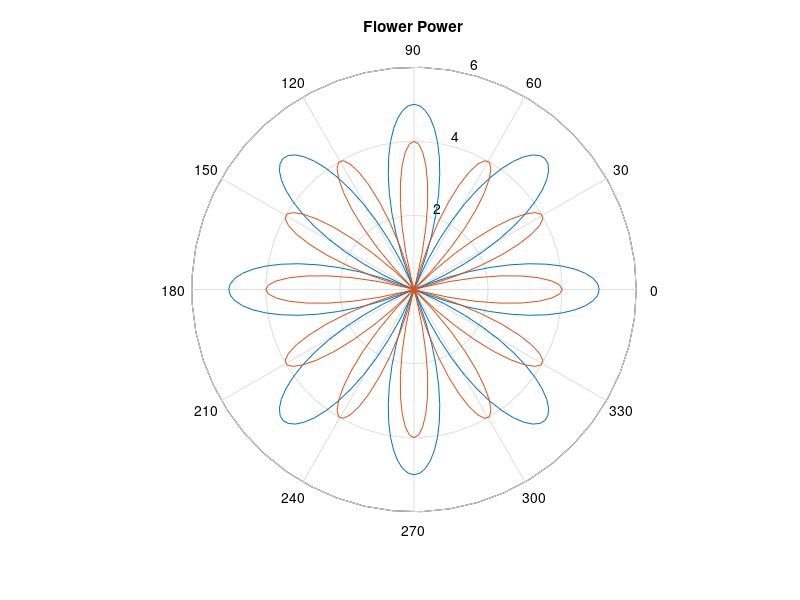
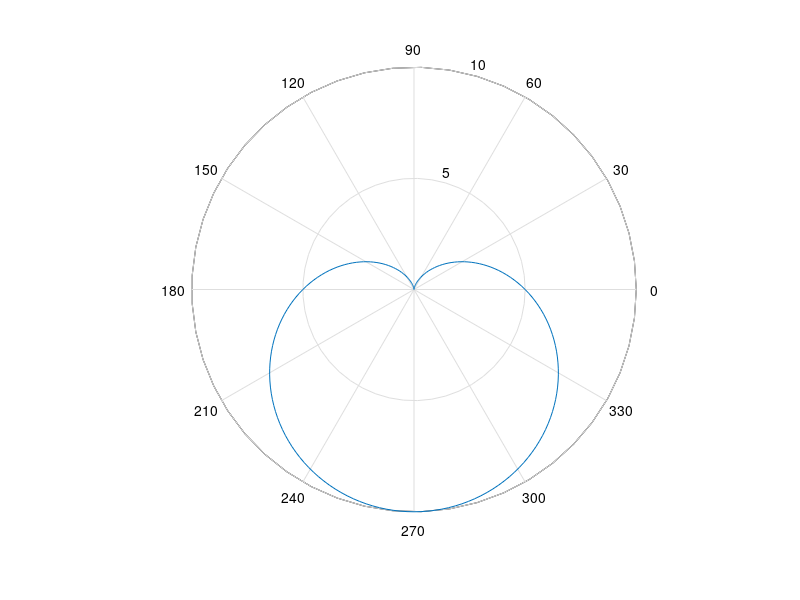
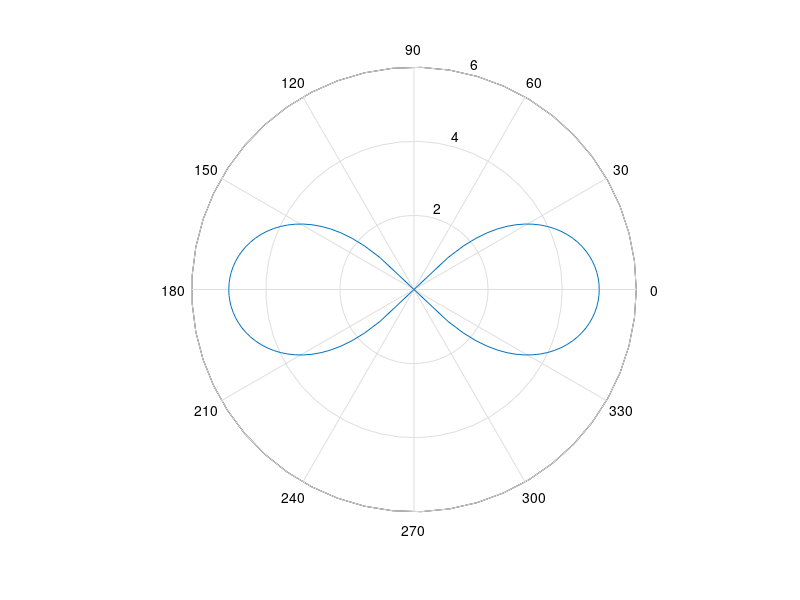
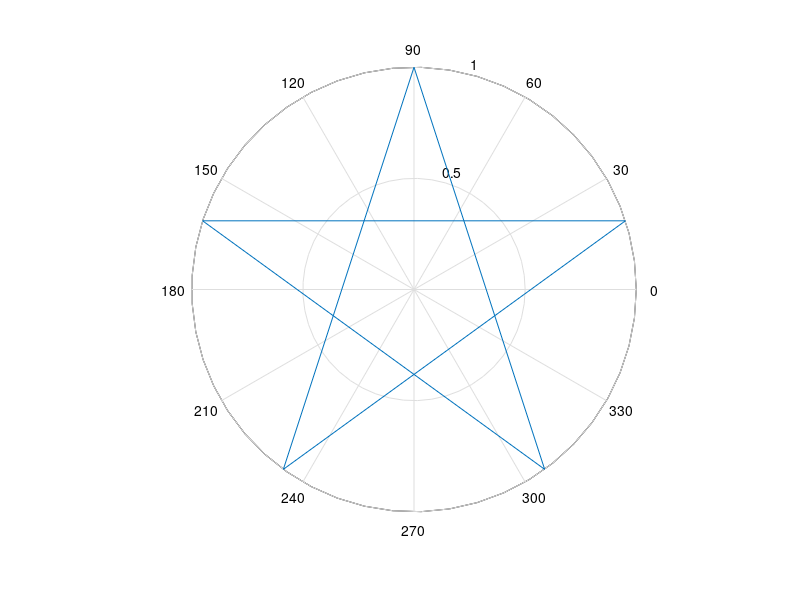

MATLAB code for these plots, in order:
% 5.3 Other Types of Two-Dimensional Plots

clear, clc

%5.3.1 Polar Plots

% x = 0:pi/100:pi;
% y = sin(x);
% polar(x,y)
% title('The sine function plotted in polar coordinates is a circle.')

% Practice Exercises 5.3

% 1.
theta = 0:0.01*pi:2*pi;
r = 5*cos(4*theta);
polar(theta,r)

% 2.
hold on
r = 4*cos(6*theta);
polar(theta,r)
title('Flower Power')

% 3.
figure(2)
r = 5 - 5*sin(theta);
polar(theta,r)

% 4.
figure(3)
r = sqrt(5^2*cos(2*theta));
polar(theta,r)

% 5.
figure(4)
theta = pi/2:4/5*pi:4.5*pi;
r = ones(1,6);
polar(theta,r)

% 5.3.2 Logarithmic Plots

% x = 0:0.5:50;
% y = 5*x.^2;
% 
% subplot(2,2,1)
% plot(x,y)
% title('Polynomial - linear/linear')
% ylabel('y'), grid
% 
% subplot(2,2,2)
% semilogx(x,y)
% title('Polynomial - log/linear')
% ylabel('y'), grid
% 
% subplot(2,2,3)
% semilogy(x,y)
% title('Polynomial -linear/log')
% xlabel('x'), ylabel('y'), grid
% 
% subplot(2,2,4)
% loglog(x,y)
% title('Polynomial - log/log')
% xlabel('x'), ylabel('y'), grid

% Practice Exercises 5.4

% 1.
% figure(1)
% x = -1:0.1:1;
% y = 5*x+3;
% 
% subplot(2,2,1)
% plot(x,y)
% title('Rectangular Coordinates')
% ylabel('y-axis')
% grid on
% 
% subplot(2,2,2)
% semilogx(x,y)
% title('Semilog x Coordinate System')
% grid on
% 
% subplot(2,2,3)
% semilogy(x,y)
% title('Semilog y Coordinate System')
% ylabel('y-axis')
% xlabel('x-axis')
% grid on
% 
% subplot(2,2,4)
% loglog(x,y)
% title('Log Plot')
% xlabel('x-axis')
% grid on
% 
% % 2.
% figure(2)
% x = -1:0.1:1;
% y = 3*x.^2;
% 
% subplot(2,2,1)
% plot(x,y)
% title('Rectangular Coordinates')
% ylabel('y-axis')
% grid on
% 
% subplot(2,2,2)
% semilogx(x,y)
% title('Semilog x Coordinate System')
% grid on
% 
% subplot(2,2,3)
% semilogy(x,y)
% title('Semilog y Coordinate System')
% ylabel('y-axis')
% xlabel('x-axis')
% grid on
% 
% subplot(2,2,4)
% loglog(x,y)
% title('Log Plot')
% xlabel('x-axis')
% grid on
% 
% % 3.
% figure(3)
% x = -1:0.1:1;
% y = 12*exp(x+2);
% 
% subplot(2,2,1)
% plot(x,y)
% title('Rectangular Coordinates')
% ylabel('y-axis')
% grid on
% 
% subplot(2,2,2)
% semilogx(x,y)
% title('Semilog x Coordinate System')
% grid on
% 
% subplot(2,2,3)
% semilogy(x,y)
% title('Semilog y Coordinate System')
% ylabel('y-axis')
% xlabel('x-axis')
% grid on
% 
% subplot(2,2,4)
% loglog(x,y)
% title('Log Plot')
% xlabel('x-axis')
% grid on

% % 4.
% figure(4)
% x = -1:0.1:1;
% y = 1./x;
% 
% subplot(2,2,1)
% plot(x,y)
% title('Rectangular Coordinates')
% ylabel('y-axis')
% grid on
% 
% subplot(2,2,2)
% semilogx(x,y)
% title('Semilog x Coordinate System')
% grid on
% 
% subplot(2,2,3)
% semilogy(x,y)
% title('Semilog y Coordinate System')
% ylabel('y-axis')
% xlabel('x-axis')
% grid on
% 
% subplot(2,2,4)
% loglog(x,y)
% title('Log Plot')
% xlabel('x-axis')
% grid on

% 5.3.3 Bar Graphs and Pie Charts

% x = [1 2 5 4 8];
% y = [x; 1:5];
% 
% subplot(2,2,1)
% bar(x), title('A bar graph of vector x')
% 
% subplot(2,2,2)
% bar(y), title('A bar graph of matrix y')
% 
% subplot(2,2,3)
% bar3(y), title('A three-dimensional bar graph')
% 
% subplot(2,2,4)
% pie(x), title('A pie chart of x')

% 5.3.4 Histograms

% x = [100, 95, 74, 87, 22, 78, 34, 35, 93, 88, 86, 42, 55, 48];
% hist(x)

% hist(x, 25)
% A = hist(x)

% 5.3.5 X-Y Graphs with Two Y-Axes

% x = 0:pi/20:2*pi;
% y1 = sin(x);
% y2 = exp(x);
% 
% figure(1)
% subplot(2,1,1)
% plot(x,y1,x,y2)
% title('Single Y-Axes Scaled')
% 
% subplot(2,1,2)
% plotyy(x,y1,x,y2)
% title('Two Y-Axes Scaled')
% xlabel('Angle')
% 
% figure(2)
% subplot(2,1,1)
% plotyy(x,y1,x,y2, 'semilogy')
% title('Semilog plot on the y-axis')
% ylabel('Left y-axis label') % Can be used to label just the left axis
% a = plotyy(x,y1,x,y2)
% ylabel(a(1), 'Left y-axis label')
% ylabel(a(2), 'Right y-axis label')

% subplot(2,1,2)
% plotyy(x,y1,x,y2, 'semilogx')
% title('Semilog plot on the x-axis')

% 5.3.6 Function Plots

% fplot('sin(x)',[-2*pi,2*pi]) % Syntax is going to be replaced 
                               % in a later release
% fplot(@(x)sin(x),[-2*pi,2*pi])
% title('Function Plot of sin(x)')

% Practice Exercise 5.5

% 1.
% figure(1)
% fplot(@(t)5*t^2', [-3,3])
% title('Function Plot of 5t^2')
% xlabel('x-values')
% ylabel('y-values')

% 2.
% figure(2)
% fplot(@(t)5*sin(t).^2+t*cos(t).^2, [-2*pi, 2*pi])
% title('Function Plot of 5sin^2(t)+tcos^2(t)')
% xlabel('x-values')
% ylabel('y-values')

% 3.
% figure(3)
% fplot(@(t)t*exp(t), [0, 10])
% title('Function Plot of te^t')
% xlabel('x-values')
% ylabel('y-values')

% 4.
% figure(4)
% fplot(@(t)log(t)+sin(t), [0, pi])
% title('Function Plot of ln(t) + sin(t)')
% xlabel('x-values')
% ylabel('y-values')